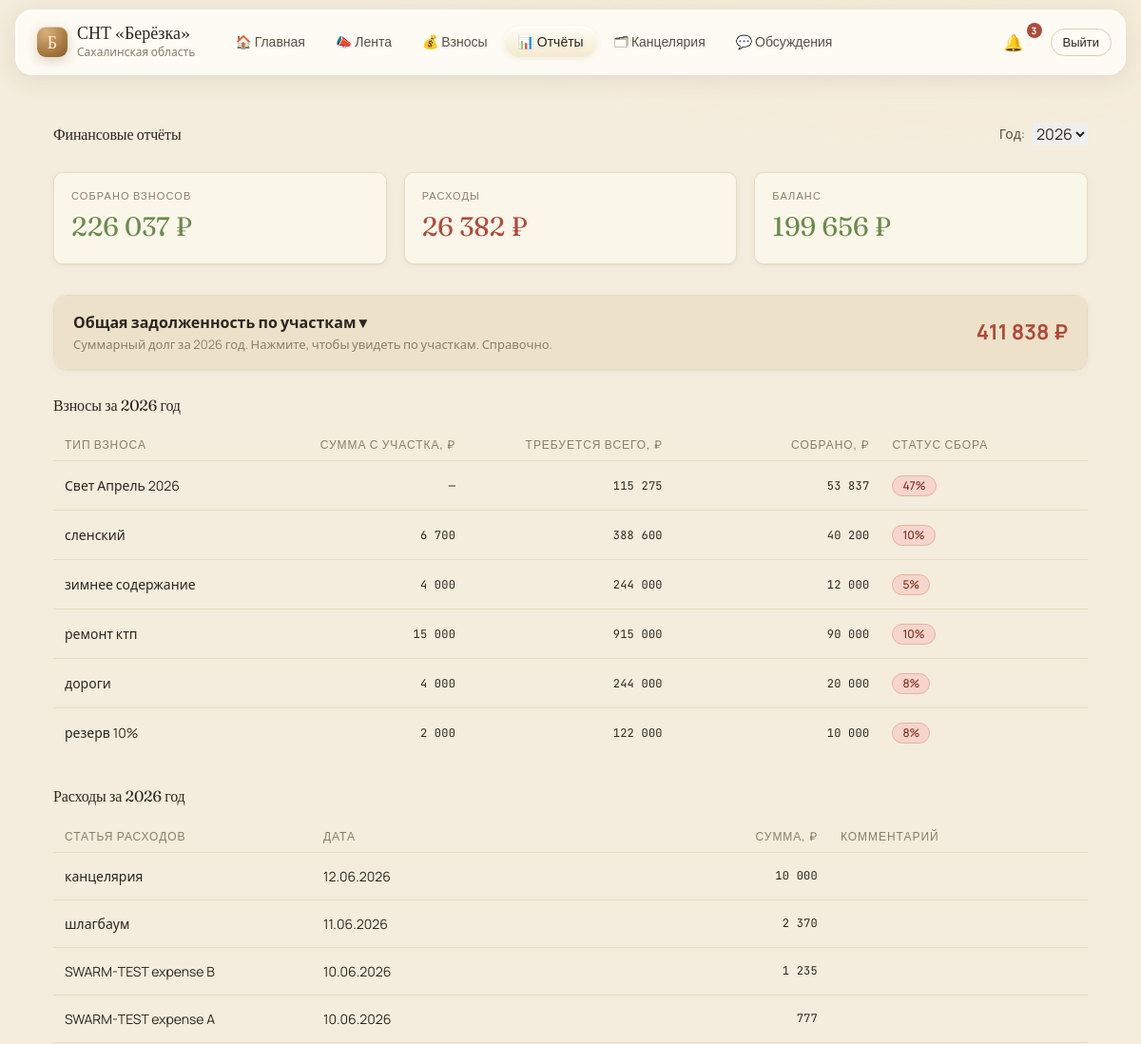
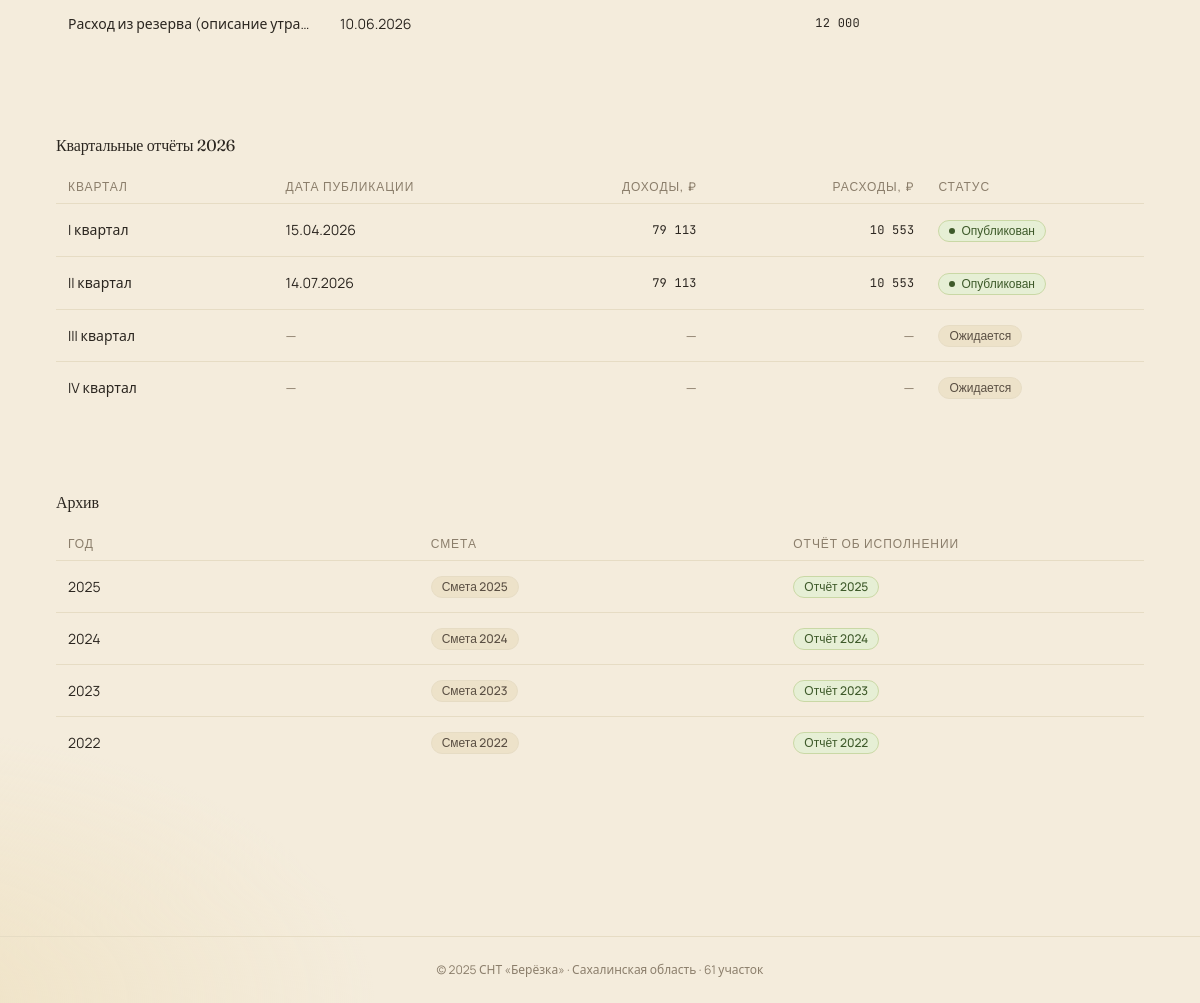
The page /reports (signed in) on the database its author committed (2 pictures, top to bottom).
### tables this page shows
CREATE TABLE `fee_types` (
  `id` int(11) NOT NULL AUTO_INCREMENT,
  `name` varchar(150) NOT NULL COMMENT 'Например: Членский взнос, Целевой: расчистка',
  `year` int(11) NOT NULL,
  `amount` decimal(10,2) NOT NULL COMMENT 'Требуемая сумма по умолчанию',
  `plot_scope` varchar(10) NOT NULL DEFAULT 'all' COMMENT 'all — всем участкам, selected — только выбранным',
  `description` text DEFAULT NULL COMMENT 'Дополнительное описание',
  `created_by` int(11) DEFAULT NULL COMMENT 'ID пользователя, создавшего вид взноса',
  `created_at` timestamp NOT NULL DEFAULT current_timestamp(),
  `allocation_type` enum('all','all_except_board','specific') DEFAULT 'all',
  `allocation_plots` varchar(500) DEFAULT NULL COMMENT 'JSON ',
  PRIMARY KEY (`id`),
  KEY `idx_year` (`year`),
  KEY `created_by` (`created_by`),
  CONSTRAINT `fee_types_ibfk_1` FOREIGN KEY (`created_by`) REFERENCES `users` (`id`) ON DELETE SET NULL
);

CREATE TABLE `finances` (
  `id` int(11) NOT NULL AUTO_INCREMENT,
  `user_id` int(11) NOT NULL,
  `type` enum('income','expense','fee','payment','penalty','refund') NOT NULL DEFAULT 'fee',
  `fee_type_id` int(11) DEFAULT NULL COMMENT 'Категория взноса, из которой трата',
  `amount` decimal(10,2) NOT NULL COMMENT 'Сумма в рублях',
  `description` varchar(255) DEFAULT NULL,
  `receipt_number` varchar(50) DEFAULT NULL COMMENT 'Номер квитанции',
  `status` enum('pending','paid','overdue') DEFAULT 'pending',
  `due_date` date DEFAULT NULL,
  `paid_at` timestamp NULL DEFAULT NULL,
  `created_at` timestamp NOT NULL DEFAULT current_timestamp(),
  `updated_at` timestamp NOT NULL DEFAULT current_timestamp() ON UPDATE current_timestamp(),
  `attachment_path` varchar(500) DEFAULT NULL,
  `attachment_name` varchar(255) DEFAULT NULL,
  PRIMARY KEY (`id`),
  KEY `idx_user` (`user_id`),
  KEY `idx_status` (`status`),
  KEY `idx_type` (`type`),
  KEY `idx_due_date` (`due_date`),
  KEY `idx_fee_type_id` (`fee_type_id`),
  CONSTRAINT `finances_ibfk_1` FOREIGN KEY (`user_id`) REFERENCES `users` (`id`) ON DELETE CASCADE
);

### utils.php (called while the page is built, shortened)
<?php
function renderTemplate(string $page, array $data = []): void
{
    include BASE_PATH . '/templates/layout.html.php';
}
function e(string $str): string
{
    return htmlspecialchars($str, ENT_QUOTES, 'UTF-8');
}

### src/controllers/MemberController.php (called while the page is built, shortened)
<?php
class MemberController {
    public static function reports(): void {
        $year       = (int)($_GET['year'] ?? date('Y'));
        $summary    = Finance::summary($year);
        $feeTypes   = Fee::typesByYear($year);
        $debtByPlot = Fee::debtByPlot($year);
        renderTemplate('member/reports', compact('summary', 'feeTypes', 'debtByPlot', 'year'));
    }
}

### public/index.php (called while the page is built, shortened)
<?php
require_once BASE_PATH . '/router.php';

### src/models/Finance.php (called while the page is built, shortened)
<?php
class Finance {
    public static function summary(int $year): array {
        $db = DatabaseConnection::get();
        $stmt = $db->prepare("SELECT COALESCE(SUM(CASE WHEN type IN ('income','fee','payment') THEN amount ELSE 0 END),0) AS total_collected, COALESCE(SUM(CASE WHEN type='expense' THEN amount ELSE 0 END),0) AS total_expenses FROM finances WHERE YEAR(created_at)=?");
        $stmt->bind_param('i', $year);
        $stmt->execute();
        $row = $stmt->get_result()->fetch_assoc();
        $stmt2 = $db->prepare("SELECT COALESCE(SUM(fp.paid_amount),0) AS fee_collected FROM fee_payments fp JOIN fee_types ft ON fp.fee_type_id = ft.id WHERE ft.year = ? AND fp.status = 'paid'");
        $stmt2->bind_param('i', $year);
        $stmt2->execute();
        $row2 = $stmt2->get_result()->fetch_assoc();
        $row['fee_collected'] = (float)($row2['fee_collected'] ?? 0);
        $totalCollected = $row['fee_collected'];
        $totalExpenses  = (float)($row['total_expenses'] ?? 0);
        $row['balance'] = $totalCollected - $totalExpenses;
        $stmt3 = $db->prepare("SELECT description AS category, DATE(created_at) AS expense_date, amount, '' AS description FROM finances WHERE type = 'expense' AND YEAR(created_at) = ? ORDER BY created_at DESC");
        $stmt3->bind_param('i', $year);
        $stmt3->execute();
        $result3 = $stmt3->get_result();
        $breakdown = [];
        while ($exp = $result3->fetch_assoc()) $breakdown[] = $exp;
        $row['expenses_breakdown'] = $breakdown;
        return $row;
    }
}

### src/models/Fee.php (called while the page is built, shortened)
<?php
class Fee {
    public static function typesByYear(int $year): array {
        $db = DatabaseConnection::get();
        $stmt = $db->prepare("
            SELECT ft.*,
                (SELECT COUNT(*) FROM fee_payments fp  WHERE fp.fee_type_id = ft.id AND fp.status = 'paid') AS paid_count,
                (SELECT COUNT(*) FROM fee_payments fp2 WHERE fp2.fee_type_id = ft.id) AS total_count,
                CASE
                    WHEN ft.amount > 0 AND ft.plot_scope = 'selected'
                        THEN COALESCE((SELECT SUM(fps.required_amount) FROM fee_payments fps WHERE fps.fee_type_id = ft.id), 0)
                    WHEN ft.amount > 0 THEN ft.amount * 61
                    ELSE COALESCE((SELECT SUM(fp3.required_amount) FROM fee_payments fp3 WHERE fp3.fee_type_id = ft.id), 0)
                END AS required_total,
                COALESCE((SELECT SUM(fp4.paid_amount) FROM fee_payments fp4 WHERE fp4.fee_type_id = ft.id AND fp4.status = 'paid'), 0) AS paid_total
            FROM fee_types ft
            WHERE ft.year = ?
            ORDER BY ft.created_at
        ");
        $stmt->bind_param('i', $year);
        $stmt->execute();
        $result = $stmt->get_result();
        $rows = [];
        while ($row = $result->fetch_assoc()) $rows[] = $row;
        return $rows;
    }
    public static function debtByPlot(int $year): array {
        $db = DatabaseConnection::get();
        $stmt = $db->prepare(
            "SELECT fp.plot_number,
                    ft.name AS fee_name,
                    (fp.required_amount - fp.paid_amount) AS debt
               FROM fee_payments fp
               JOIN fee_types ft ON fp.fee_type_id = ft.id
              WHERE ft.year = ?
                AND fp.status <> 'paid'
                AND (fp.required_amount - fp.paid_amount) > 0
              ORDER BY fp.plot_number + 0, ft.created_at"
        );
        $stmt->bind_param('i', $year);
        $stmt->execute();
        $result = $stmt->get_result();
        $plots = [];
        while ($row = $result->fetch_assoc()) {
            $plot = (string)$row['plot_number'];
            if (!isset($plots[$plot])) {
                $plots[$plot] = ['plot' => $plot, 'total' => 0.0, 'items' => []];
            }
            $debt = (float)$row['debt'];
            $plots[$plot]['total'] += $debt;
            $plots[$plot]['items'][] = ['name' => $row['fee_name'], 'debt' => $debt];
        }
        return array_values($plots);
    }
}

### templates/pages/member/reports.html.php (the view, shortened to what this page needs)
<?php
$collected  = (float)($summary['fee_collected']    ?? $summary['totalCollected'] ?? 0);
$expenses   = (float)($summary['total_expenses']   ?? $summary['totalExpenses']  ?? 0);
$balance    = (float)($summary['balance']          ?? ($collected - $expenses));
$feeYears = [];
if (!empty($feeTypes)) {
    foreach ($feeTypes as $ft) {
        if (!empty($ft['year'])) {
            $feeYears[(int)$ft['year']] = true;
        }
    }
}
$feeYears[(int)date('Y')] = true;
krsort($feeYears);
$availableYears = array_keys($feeYears);
$currentYear = (int)($year ?? date('Y'));
$debtByPlot = $debtByPlot ?? [];
$totalDebt  = 0.0;
foreach ($debtByPlot as $d) { $totalDebt += (float)$d['total']; }
?>
<div class="panel fade-up">
    <div style="display:flex; justify-content:space-between; align-items:center; flex-wrap:wrap; gap:12px; margin-bottom:28px;">
        <h2 style="margin:0;">Финансовые отчёты</h2>
        <form method="GET" action="/reports" style="display:flex; align-items:center; gap:8px;">
            <label for="year-select" style="font-size:14px; color:var(--ink-soft);">Год:</label>
            <select id="year-select" name="year" onchange="this.form.submit()">
                <?php foreach ($availableYears as $y): ?>
                    <option value="<?= $y ?>" <?= $y === $currentYear ? 'selected' : '' ?>><?= $y ?></option>
                <?php endforeach; ?>
            </select>
        </form>
    </div>
    <div class="grid-3" style="margin-bottom:32px;">
        <div class="card kpi">
            <div class="label">Собрано взносов</div>
            <div class="value" style="color:var(--good)"><?= number_format($collected, 0, '.', ' ') ?> ₽</div>
        </div>
        <div class="card kpi">
            <div class="label">Расходы</div>
            <div class="value" style="<?= $expenses > 0 ? 'color:var(--bad)' : '' ?>"><?= number_format($expenses, 0, '.', ' ') ?> ₽</div>
        </div>
        <div class="card kpi">
            <div class="label">Баланс</div>
            <div class="value" style="color:<?= $balance >= 0 ? 'var(--good)' : 'var(--bad)' ?>"><?= number_format($balance, 0, '.', ' ') ?> ₽</div>
        </div>
    </div>
    <?php if (!empty($feeTypes)): ?>
        <details class="card" style="margin-bottom:28px; padding:0; border:1px solid var(--line-soft); overflow:hidden;">
            <summary style="display:flex; align-items:center; justify-content:space-between; gap:16px; flex-wrap:wrap; padding:16px 20px; cursor:pointer; list-style:none; background:var(--bg-warm,#faf7f2);">
                <div>
                    <div style="font-weight:600; color:var(--ink);">Общая задолженность по участкам ▾</div>
                    <div style="font-size:13px; color:var(--ink-mute); margin-top:2px;">Суммарный долг за <?= $currentYear ?> год. Нажмите, чтобы увидеть по участкам. Справочно.</div>
                </div>
                <div style="font-size:22px; font-weight:700; white-space:nowrap; color:<?= $totalDebt > 0 ? 'var(--bad)' : 'var(--good)' ?>;">
                    <?= number_format($totalDebt, 0, '.', ' ') ?> ₽
                </div>
            </summary>
        </details>
    <?php endif ?>
    <?php if (empty($feeTypes)): ?>
        <div style="text-align:center; padding:48px 0; color:var(--ink-mute);">
            Данные за <?= $currentYear ?> год отсутствуют.
        </div>
    <?php else: ?>
        <h3 style="margin-bottom:16px;">Взносы за <?= $currentYear ?> год</h3>
        <div style="overflow-x:auto;">
            <table class="t">
                <thead>
                    <tr>
                        <th>Тип взноса</th>
                        <th style="text-align:right;">Сумма с участка, ₽</th>
                        <th style="text-align:right;">Требуется всего, ₽</th>
                        <th style="text-align:right;">Собрано, ₽</th>
                        <th>Статус сбора</th>
                    </tr>
                </thead>
                <tbody>
                    <?php foreach ($feeTypes as $ft): ?>
                        <?php
                        $req       = (float)($ft['required_total'] ?? $ft['total_required'] ?? 0);
                        $paid      = (float)($ft['paid_total']     ?? $ft['total_paid']     ?? 0);
                        $pct       = $req > 0 ? min(100, round($paid / $req * 100)) : 0;
                        $statusClass = $pct >= 100 ? 'good' : ($pct >= 50 ? 'warn' : 'bad');
                        ?>
                        <tr>
                            <td><?= e($ft['name'] ?? '—') ?></td>
                            <td style="text-align:right;" class="mono">
                                <?= $ft['amount'] > 0 ? number_format((float)$ft['amount'], 0, '.', ' ') : '—' ?>
                            </td>
                            <td style="text-align:right;" class="mono">
                                <?= number_format($req, 0, '.', ' ') ?>
                            </td>
                            <td style="text-align:right;" class="mono">
                                <?= number_format($paid, 0, '.', ' ') ?>
                            </td>
                            <td>
                                <span class="pill <?= $statusClass ?>"><?= $pct ?>%</span>
                            </td>
                        </tr>
                    <?php endforeach; ?>
                </tbody>
            </table>
        </div>
        <?php if (!empty($summary['expenses_breakdown'])): ?>
            <h3 style="margin-top:32px; margin-bottom:16px;">Расходы за <?= $currentYear ?> год</h3>
            <div style="overflow-x:auto;">
                <table class="t">
                    <thead>
                        <tr>
                            <th>Статья расходов</th>
                            <th>Дата</th>
                            <th style="text-align:right;">Сумма, ₽</th>
                            <th>Комментарий</th>
                        </tr>
                    </thead>
                    <tbody>
                        <?php foreach ($summary['expenses_breakdown'] as $exp): ?>
                            <tr>
                                <td><?= e($exp['category'] ?? '—') ?></td>
                                <td><?= !empty($exp['expense_date']) ? date('d.m.Y', strtotime($exp['expense_date'])) : '—' ?></td>
                                <td style="text-align:right;" class="mono"><?= number_format((float)($exp['amount'] ?? 0), 0, '.', ' ') ?></td>
                                <td style="color:var(--ink-soft);"><?= e($exp['description'] ?? '') ?></td>
                            </tr>
                        <?php endforeach; ?>
                    </tbody>
                </table>
            </div>
        <?php endif; ?>
    <?php endif; ?>
</div>
<div class="panel" style="margin-top:32px;">
    <h3>Квартальные отчёты <?= $currentYear ?></h3>
    <div style="overflow-x:auto; margin-top:16px;">
        <table class="t">
            <thead>
                <tr>
                    <th>Квартал</th>
                    <th>Дата публикации</th>
                    <th style="text-align:right;">Доходы, ₽</th>
                    <th style="text-align:right;">Расходы, ₽</th>
                    <th>Статус</th>
                </tr>
            </thead>
            <tbody>
                <tr>
                    <td>I квартал</td>
                    <td>15.04.<?= $currentYear ?></td>
                    <td style="text-align:right;" class="mono"><?= number_format($collected * 0.35, 0, '.', ' ') ?></td>
                    <td style="text-align:right;" class="mono"><?= number_format($expenses  * 0.40, 0, '.', ' ') ?></td>
                    <td><span class="pill good dot">Опубликован</span></td>
                </tr>
                <tr>
                    <td>II квартал</td>
                    <td>14.07.<?= $currentYear ?></td>
                    <td style="text-align:right;" class="mono"><?= number_format($collected * 0.35, 0, '.', ' ') ?></td>
                    <td style="text-align:right;" class="mono"><?= number_format($expenses  * 0.40, 0, '.', ' ') ?></td>
                    <td><span class="pill good dot">Опубликован</span></td>
                </tr>
                <tr>
                    <td>III квартал</td>
                    <td style="color:var(--ink-mute);">—</td>
                    <td style="text-align:right; color:var(--ink-mute);">—</td>
                    <td style="text-align:right; color:var(--ink-mute);">—</td>
                    <td><span class="pill">Ожидается</span></td>
                </tr>
                <tr>
                    <td>IV квартал</td>
                    <td style="color:var(--ink-mute);">—</td>
                    <td style="text-align:right; color:var(--ink-mute);">—</td>
                    <td style="text-align:right; color:var(--ink-mute);">—</td>
                    <td><span class="pill">Ожидается</span></td>
                </tr>
            </tbody>
        </table>
    </div>
</div>
<div class="panel" style="margin-top:24px;">
    <h3>Архив</h3>
    <div style="overflow-x:auto; margin-top:16px;">
        <table class="t">
            <thead>
                <tr>
                    <th>Год</th>
                    <th>Смета</th>
                    <th>Отчёт об исполнении</th>
                </tr>
            </thead>
            <tbody>
                <?php foreach ([2025, 2024, 2023, 2022] as $archiveYear): ?>
                <tr>
                    <td><?= $archiveYear ?></td>
                    <td><span class="pill">Смета <?= $archiveYear ?></span></td>
                    <td><span class="pill good">Отчёт <?= $archiveYear ?></span></td>
                </tr>
                <?php endforeach; ?>
            </tbody>
        </table>
    </div>
</div>

### rows shown on the page
fee_types: name "Свет Апрель 2026", req "115 275", paid "53 837", pct "47"
fee_types: name "сленский", amount "6 700", req "388 600", paid "40 200", pct "10"
fee_types: name "зимнее содержание", amount "4 000", req "244 000", paid "12 000", pct "5"
fee_types: name "ремонт ктп", amount "15 000", req "915 000", paid "90 000", pct "10"
fee_types: name "дороги", amount "4 000", req "244 000", paid "20 000", pct "8"
fee_types: name "резерв 10%", amount "2 000", req "122 000", paid "10 000", pct "8"
finances: description "канцелярия", expense_date "12.06.2026", amount "10 000"
finances: description "шлагбаум", expense_date "11.06.2026", amount "2 370"
finances: description "SWARM-TEST expense B", expense_date "10.06.2026", amount "1 235"
finances: description "SWARM-TEST expense A", expense_date "10.06.2026", amount "777"
finances: description "Расход из резерва (описание утра…", expense_date "10.06.2026", amount "12 000"

### other values the page prints
$unread "3"
$collected "226 037"
$expenses "26 382"
$balance "199 656"
$totalDebt "411 838"
$collected * 0.35 "79 113"
$expenses  * 0.40 "10 553"
$archiveYear "2025"
$archiveYear "2024"
$archiveYear "2023"
$archiveYear "2022"
form field year "2026"
